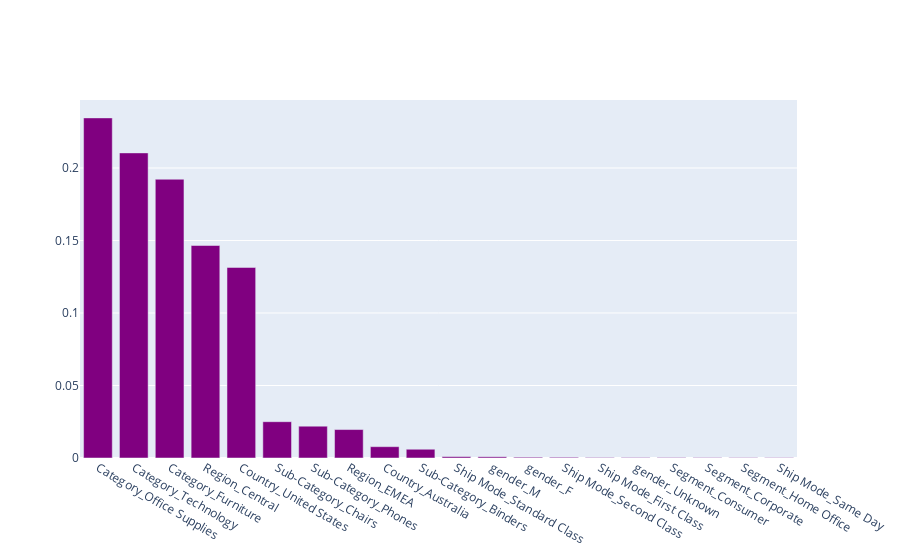

The cell this chart's notebook holds for it:
### Code cell
# Create interactive bar plot

fig = make_subplots(rows=1, cols=1)
fig.add_trace(go.Bar(x=sorted_features, y=sorted_importances, marker=dict(color='purple')),
              row=1, col=1)

### Figure 1 — Plotly figure (JSON) as saved in the notebook; plotly's stock layout.template omitted (floating-point values rounded to 4 significant figures)
{"data": [{"marker": {"color": "purple"}, "type": "bar", "x": ["Category_Office Supplies", "Category_Technology", "Category_Furniture", "Region_Central", "Country_United States", "Sub-Category_Chairs", "Sub-Category_Phones", "Region_EMEA", "Country_Australia", "Sub-Category_Binders", "Ship Mode_Standard Class", "gender_M", "gender_F", "Ship Mode_Second Class", "Ship Mode_First Class", "gender_Unknown", "Segment_Consumer", "Segment_Corporate", "Segment_Home Office", "Ship Mode_Same Day"], "xaxis": "x", "y": [0.2345, 0.2104, 0.1922, 0.1465, 0.1314, 0.02503, 0.02192, 0.01962, 0.007808, 0.006037, 0.0009539, 0.0008303, 0.0005368, 0.0004897, 0.0003289, 0.0003085, 0.0003003, 0.0002592, 0.00023, 0.0002155], "yaxis": "y"}], "layout": {"xaxis": {"anchor": "y", "domain": [0, 1]}, "yaxis": {"anchor": "x", "domain": [0, 1]}}}
